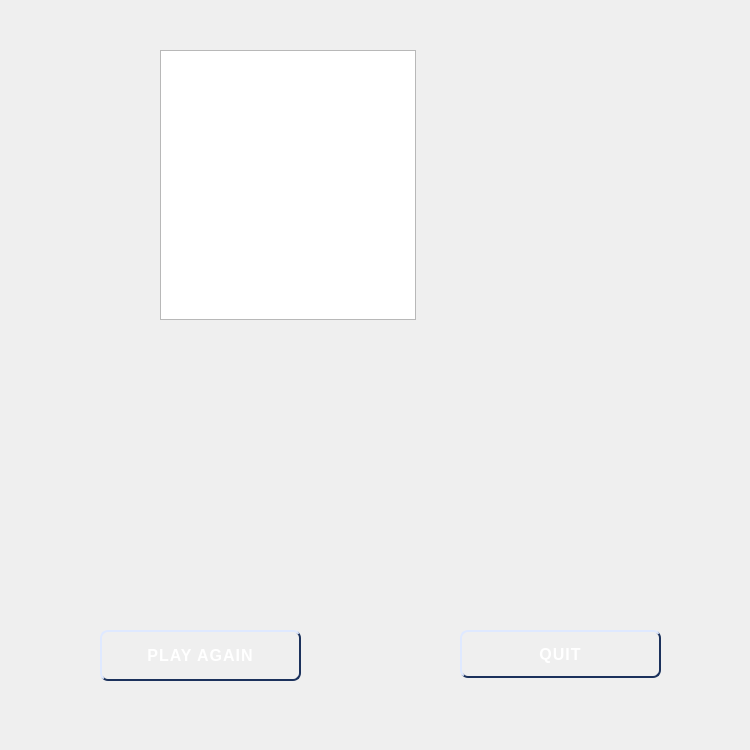
<?xml version="1.0" encoding="UTF-8"?>
<ui version="4.0">
 <class>EndScreen</class>
 <widget class="QWidget" name="EndScreen">
  <property name="geometry">
   <rect>
    <x>0</x>
    <y>0</y>
    <width>750</width>
    <height>750</height>
   </rect>
  </property>
  <property name="windowTitle">
   <string>Form</string>
  </property>
  <widget class="QLabel" name="backGround">
   <property name="geometry">
    <rect>
     <x>-3</x>
     <y>5</y>
     <width>761</width>
     <height>741</height>
    </rect>
   </property>
   <property name="text">
    <string/>
   </property>
   <property name="pixmap">
    <pixmap resource="ShredGnarResources.qrc">:/backgroundSprites/a9_Resources/backgroundResources/TutorialBackground.png</pixmap>
   </property>
   <property name="scaledContents">
    <bool>true</bool>
   </property>
  </widget>
  <widget class="QPushButton" name="playAgainButton">
   <property name="geometry">
    <rect>
     <x>100</x>
     <y>630</y>
     <width>201</width>
     <height>51</height>
    </rect>
   </property>
   <property name="styleSheet">
    <string notr="true">QPushButton#playAgainButton {
    color: #ffffff;
    font-family: &quot;Segoe UI&quot;, &quot;SF Pro Text&quot;, &quot;Arial&quot;, sans-serif;
    font-size: 12pt;
    font-weight: 600;
    letter-spacing: 1px;

    padding: 6px 28px;   /* a bit wider for Start */
    min-height: 32px;

    background-color: qlineargradient(
        x1:0, y1:0, x2:0, y2:1,
        stop:0 #3b65b3,
        stop:1 #2b4f8a
    );

    border: 2px solid #ffffff;
    border-radius: 8px;

    border-top-color: #dfe9ff;
    border-left-color: #dfe9ff;
    border-right-color: #1b315c;
    border-bottom-color: #1b315c;

    outline: none;
}

QPushButton#playAgainButton:hover {
    background-color: qlineargradient(
        x1:0, y1:0, x2:0, y2:1,
        stop:0 #4a79cf,
        stop:1 #355fa4
    );
}

QPushButton#playAgainButton:pressed {
    background-color: #223a66;
    padding-top: 8px;
    padding-bottom: 4px;
}
</string>
   </property>
   <property name="text">
    <string>PLAY AGAIN</string>
   </property>
  </widget>
  <widget class="QPushButton" name="quitButton">
   <property name="geometry">
    <rect>
     <x>460</x>
     <y>630</y>
     <width>201</width>
     <height>48</height>
    </rect>
   </property>
   <property name="styleSheet">
    <string notr="true">QPushButton#quitButton {
    color: #ffffff;
    font-family: &quot;Segoe UI&quot;, &quot;SF Pro Text&quot;, &quot;Arial&quot;, sans-serif;
    font-size: 12pt;
    font-weight: 600;
    letter-spacing: 1px;

    padding: 6px 28px;   /* a bit wider for Start */
    min-height: 32px;

    background-color: qlineargradient(
        x1:0, y1:0, x2:0, y2:1,
        stop:0 #3b65b3,
        stop:1 #2b4f8a
    );

    border: 2px solid #ffffff;
    border-radius: 8px;

    border-top-color: #dfe9ff;
    border-left-color: #dfe9ff;
    border-right-color: #1b315c;
    border-bottom-color: #1b315c;

    outline: none;
}

QPushButton#quitButton:hover {
    background-color: qlineargradient(
        x1:0, y1:0, x2:0, y2:1,
        stop:0 #4a79cf,
        stop:1 #355fa4
    );
}

QPushButton#quitButton:pressed {
    background-color: #223a66;
    padding-top: 8px;
    padding-bottom: 4px;
}
</string>
   </property>
   <property name="text">
    <string>QUIT</string>
   </property>
  </widget>
  <widget class="QLabel" name="jonny">
   <property name="geometry">
    <rect>
     <x>270</x>
     <y>200</y>
     <width>381</width>
     <height>421</height>
    </rect>
   </property>
   <property name="text">
    <string/>
   </property>
   <property name="pixmap">
    <pixmap resource="ShredGnarResources.qrc">:/jonnySprites/a9_Resources/jonnySprites/JonnyStanding.png</pixmap>
   </property>
  </widget>
  <widget class="QLabel" name="speechBubble">
   <property name="geometry">
    <rect>
     <x>130</x>
     <y>20</y>
     <width>311</width>
     <height>330</height>
    </rect>
   </property>
   <property name="text">
    <string/>
   </property>
   <property name="pixmap">
    <pixmap resource="ShredGnarResources.qrc">:/backgroundSprites/a9_Resources/jonnySprites/DialogueLargeLeft.png</pixmap>
   </property>
   <property name="scaledContents">
    <bool>true</bool>
   </property>
  </widget>
  <widget class="QTextBrowser" name="textBox">
   <property name="geometry">
    <rect>
     <x>160</x>
     <y>50</y>
     <width>256</width>
     <height>270</height>
    </rect>
   </property>
  </widget>
 </widget>
 <resources>
  <include location="ShredGnarResources.qrc"/>
 </resources>
 <connections/>
</ui>
